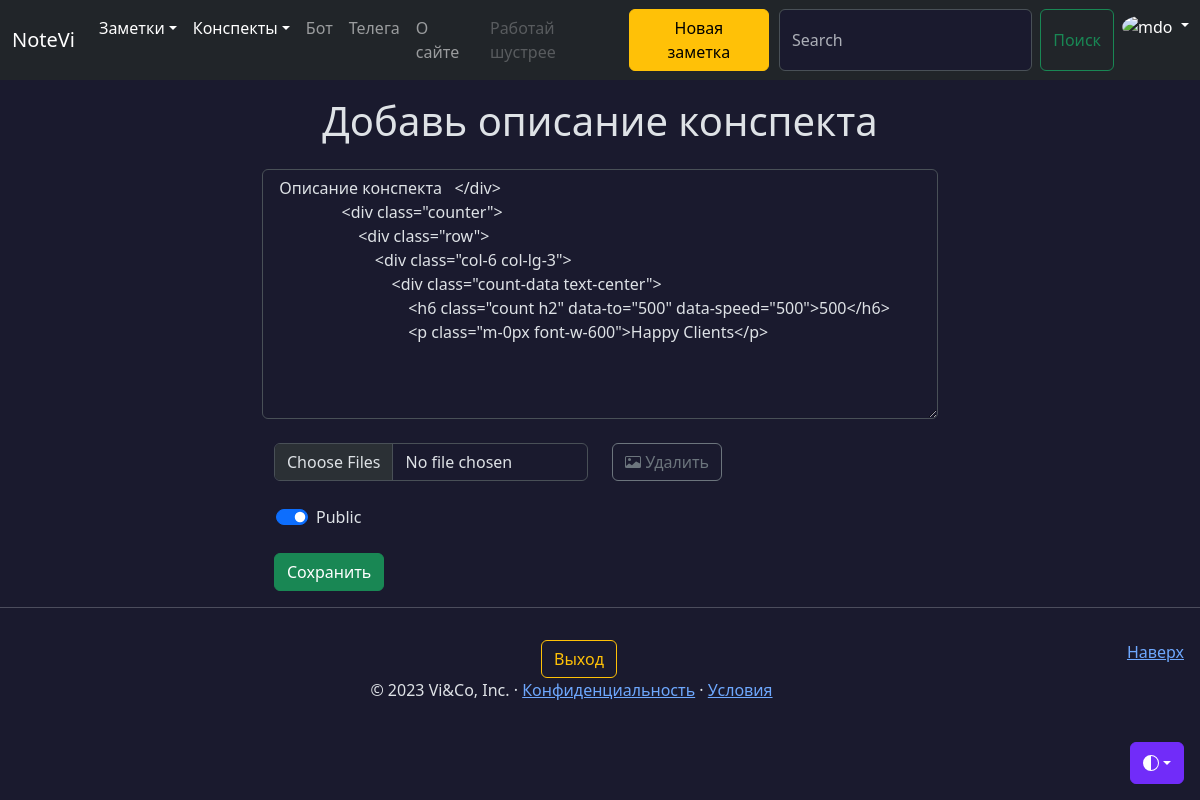
The app's page /conspects/2/add_intro (signed in) with its own data.
### models.py (models this page shows, shortened)
class Conspect(db.Model):
    id = db.Column(db.Integer, primary_key=True)
    name = db.Column(db.String(100), nullable=False, default='Not_name')
    files = db.relationship('File',
                            secondary='conspect_file',
                            lazy='subquery',
                            backref=db.backref('conspects',
                                               lazy=True))
    add_date = db.Column(db.Date(), default=datetime.utcnow)
    public = db.Column(db.String(8), default=None)
    user_id = db.Column(db.Integer, db.ForeignKey('user.id'))
    intro = db.Column(db.String(200), nullable=False, default=' ')
    favorites = db.relationship('User',
                                secondary='favorites_conspect',
                                backref=db.backref('favorite_conspects',
                                                   lazy=True),
                                lazy='subquery')
    images = db.relationship('File',
                             secondary='conspect_image',
                             lazy='subquery',
                             backref=db.backref('img_conspects',
                                                lazy=True))
    @classmethod
    def get_by_id(cls, id_) -> 'Conspect':
        return cls.query.session.get(cls, id_)

### views/conspects.py (the view, shortened to what this page needs)
@app.route('/conspects/<int:id>/add_intro', methods=['GET', 'POST'])
@login_required
def add_intro(id):
    conspect = Conspect.get_by_id(id)
    if not current_user.is_author(conspect):
        flash('У вас нет прав на редактирование этого конспекта', 'danger')
        return redirect(url_for('conspect', id=id))
    return render_template('add_intro.html', conspect=conspect)

### models.py (called while the page is built)
@login_manager.user_loader
def user_loader(id: int):
    return db.session.query(User).get(id)

    def is_author(self, instance):
        return self.id == instance.user_id

    @property
    def is_authenticated(self):
        return True

    @property
    def roles(self):
        _roles = set()
        for group in self.groups:
            for role in group.roles:
                _roles.add(role)
        return _roles

    def has_role(self, role):
        if isinstance(role, str):
            role = Role.query.filter_by(name=role.lower()).first()
        if not role:
            return False
        return role in self.roles

    @property
    def is_admin(self):
        return self.has_role('admin')

### templates/add_intro.html (shortened to what this page needs)
{% extends 'base.html' %}
{% block content %}
  <div class="container mt-5 col-lg-7">
    <h1 class="mb-4" style="text-align: center; word-wrap: break-word;">Добавь описание конспекта</h1>
    <form method="post" enctype="multipart/form-data">
      <div class="form-control-wrapper">
        <textarea name="intro" id="intro" placeholder="Описание конспекта" class="form-control" style="height: 250px;" maxlength="400">{{ conspect.intro }}</textarea>
      </div><br>
      <div class="container-fluid">
        <div class="row">
          <div class='col'>
            <input type=file name=images class="form-control" multiple="multiple">
          </div>
          <div class="col">
            <a href="{{ url_for('remove_images' , conspect_id=conspect.id) }}" class="btn btn-outline-secondary">
                Удалить
            </a>
          </div>
        </div>
        <div class="row">
          <div class="col form-check form-switch mb-3 mt-4" style="margin-left: 14px;">
            <input class="form-check-input" type="checkbox" name="public" id="flexSwitchCheckDefault" {% if request.endpoint == 'add_intro' and conspect.public == 'on' %} checked {% endif %}>
            <label class="form-check-label" for="flexSwitchCheckDefault">Public</label>
          </div>
        </div>
        <div class="row">
          <div class="col-9 mt-2">
            <input type="submit" value="Сохранить" class="btn btn-success">
          </div>
        </div>
      </div>
    </form>
  </div>
{% endblock %}

### static/css/base.css (style rules this page uses)
body { padding-top: 3rem; color: rgb(var(--bs-tertiary-color-rgb)); display: flex; flex-direction: column; height: 100%; }
.form-control-wrapper { position: relative; }
.bi { vertical-align: -.125em; fill: currentColor; }

### records on screen
Conspect: intro "Описание конспекта </div> <div class=\"counter\"> <div class=\"row\"> <div class=\"col-6 col-lg-3\"> <div class=\"count-data text-center\"> <h6 class=\"count h2\" data-to=\"500\" data-speed=\"500\">500</h6> <p class=\"m-0px font-w-600\">Happy Clients</p>", public "☑"
